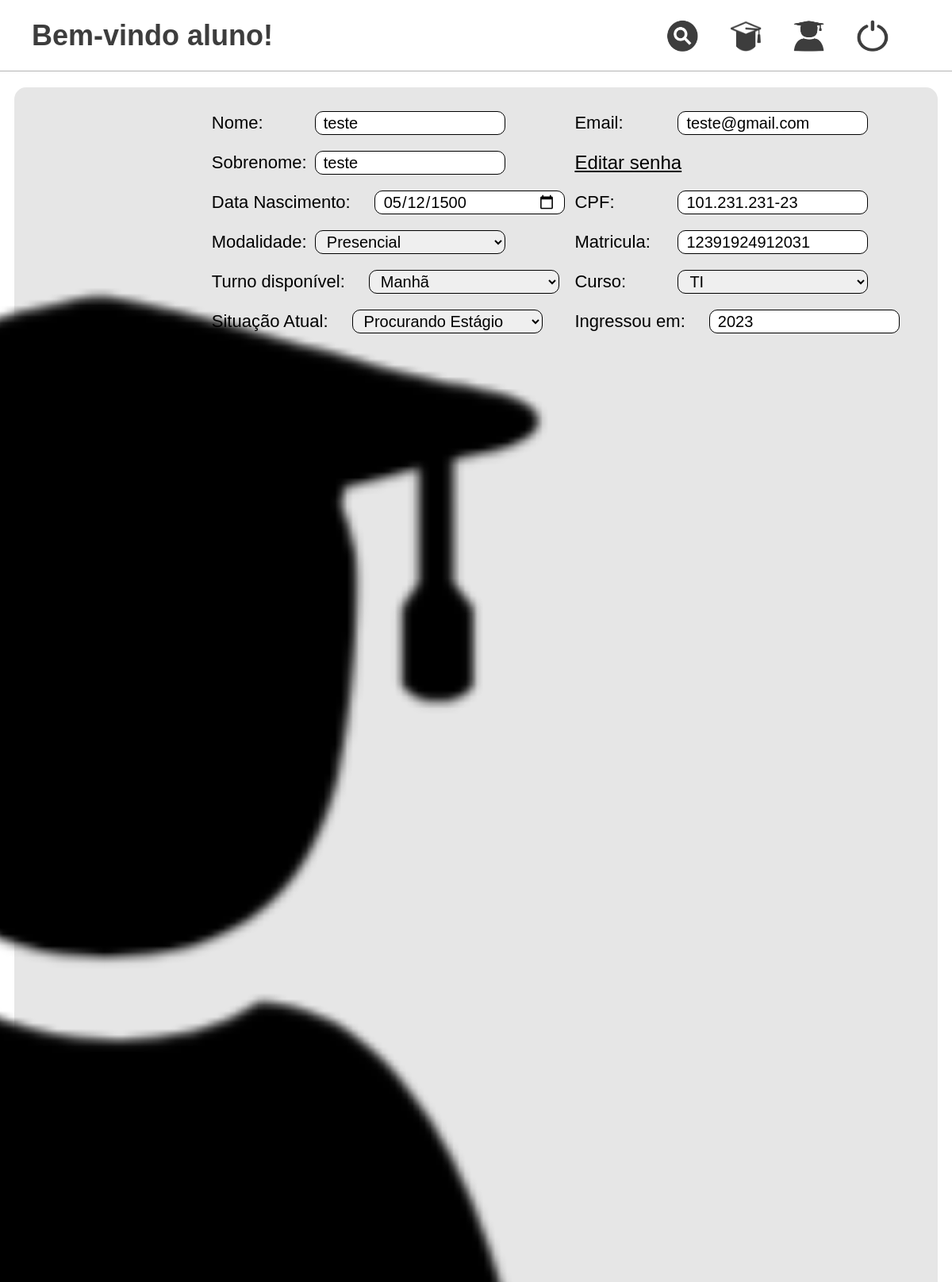
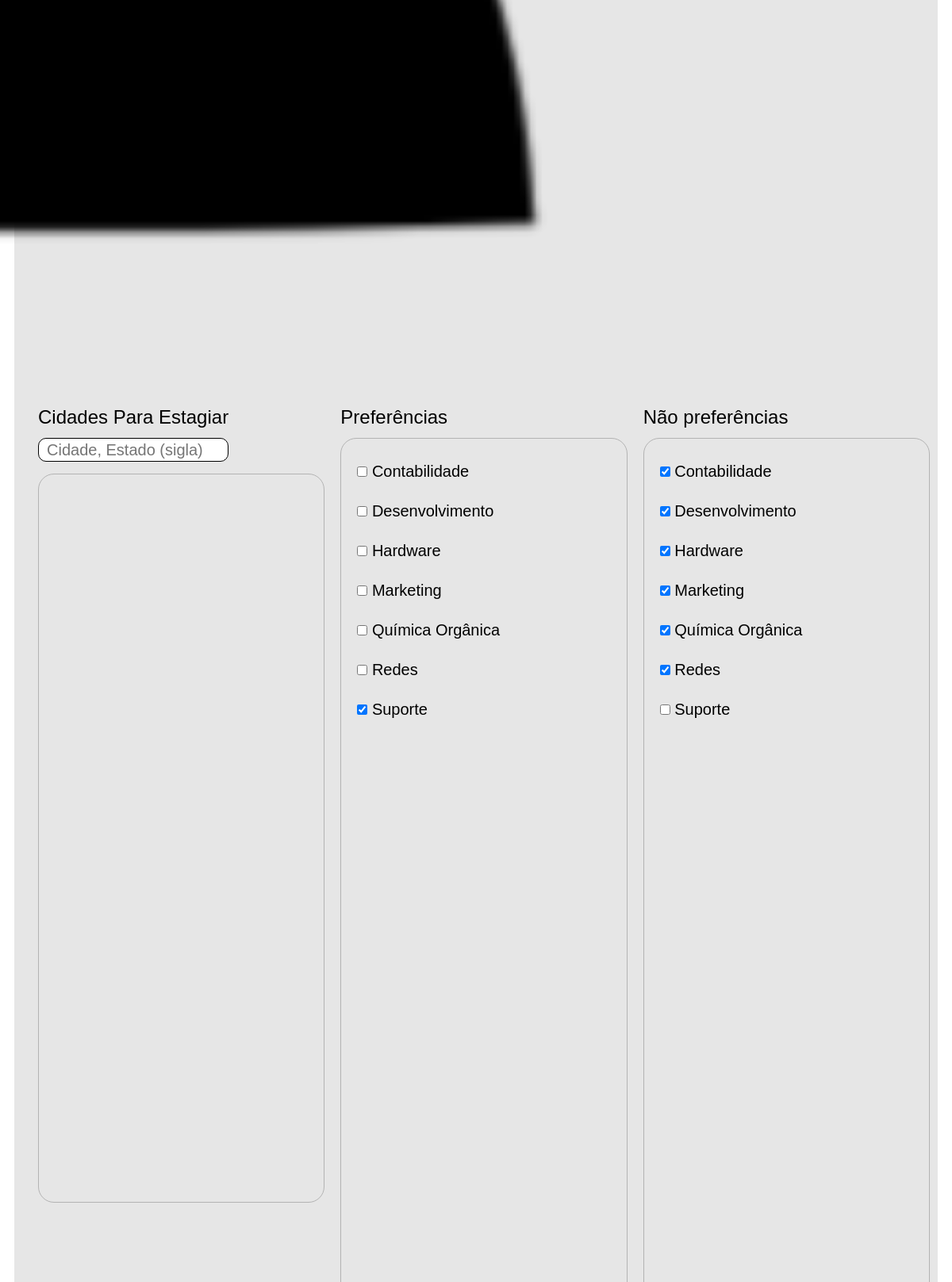
/pages/editar/editarCadastroAluno.php (signed in, upper part), run on the app's committed database (2 pictures, top to bottom).
### tables this page shows
CREATE TABLE `usuario` (
  `ID_Usuario` int(11) NOT NULL,
  `Nome` varchar(50) DEFAULT NULL,
  `Sobrenome` varchar(50) DEFAULT NULL,
  `Email` varchar(100) DEFAULT NULL,
  `Senha` varchar(255) DEFAULT NULL,
  `Tipo_Usuario` varchar(20) DEFAULT NULL,
  `Status_Cadastro` varchar(20) DEFAULT 'ativo',
  `ID_Foto` int(11) DEFAULT NULL,
  `CPF` varchar(20) DEFAULT NULL,
  `Data_Nascimento` date DEFAULT NULL
);

CREATE TABLE `aluno` (
  `ID_Aluno` int(11) NOT NULL,
  `Turno_Disponivel` varchar(15) DEFAULT NULL,
  `Status_Estagio` varchar(30) DEFAULT NULL,
  `ID_Curso` int(11) DEFAULT NULL,
  `Modalidade` varchar(15) DEFAULT NULL,
  `Ano_Ingresso` int(10) DEFAULT NULL,
  `Matricula` varchar(50) DEFAULT NULL
);

CREATE TABLE `preferencia` (
  `ID_Preferencia` int(11) NOT NULL,
  `Descricao` varchar(100) DEFAULT NULL
);

### src/bd/MySQL.php (called while the page is built, shortened)
<?php
class MySQL {
	private $connection;
	public function __construct() {
		$this->connection = new \mysqli(HOST, USUARIO, SENHA, BANCO);
		$this->connection->set_charset("utf8");
	}
	public function search(string $sql, string $types, array $params) : array {
		$stmt = $this->connection->prepare($sql);
		if(!($types == "" || empty($params))) {
			$stmt->bind_param($types, ...$params);
		}
		$stmt->execute();
		$result = $stmt->get_result();
    	return $result ? $result->fetch_all(MYSQLI_ASSOC) : [];
	}
}
?>

### src/classes/Usuario.php (called while the page is built, shortened)
<?php
class Usuario {
    protected int $idUsuario;
    protected int $idFoto;
    protected string $nome;
    protected string $sobrenome;
    protected string $senha;
    protected string $email;
    protected string $tipoUsuario;
    protected string $cpf;
    protected string $dataNascimento;
    protected string $statusCadastro = "Ativo";
    public function __construct(string $email, string $senha) {
        $this->email = $email;
        $this->senha = $senha;
    }
    public static function findUsuario(int $idUsuario) : Usuario {
        $conexao = new MySQL();
        $tipos = "i";
        $params = [$idUsuario];
        $sql = "SELECT *, DATE_FORMAT(u.Data_Nascimento, '%d/%m/%Y') AS Data_Nascimento FROM usuario u
        WHERE u.ID_Usuario = ? AND u.Status_Cadastro = 'ativo'";
        $resultados = $conexao->search($sql, $tipos, $params);
        $resultado = $resultados[0];
        $usuario = new Usuario($resultado["Email"], $resultado["Senha"]);
        $usuario->setIdUsuario($resultado["ID_Usuario"]);
        $usuario->setIdFoto($resultado["ID_Foto"]);
        $usuario->setNome($resultado["Nome"]);
        $usuario->setSobrenome($resultado["Sobrenome"]);
        $usuario->setTipoUsuario($resultado["Tipo_Usuario"]);
        $usuario->setStatusCadastro($resultado["Status_Cadastro"]);
        $usuario->setDataNascimento($resultado["Data_Nascimento"]);
        $usuario->setCPF($resultado["CPF"]);
        $usuario->setPreferencias();
        return $usuario;
    }
    public function setPreferencias() : void {
        $conexao = new MySQL();
        $tipos = "i";
        $params = [$this->idUsuario];
        $sql = "SELECT * FROM preferencia p
        JOIN usuario_preferencia up ON up.ID_Preferencia = p.ID_Preferencia WHERE up.Prefere = 'sim' AND up.ID_Usuario = ? ORDER BY p.Descricao";
        $resultados = $conexao->search($sql, $tipos, $params);
        $sql = "SELECT * FROM preferencia p
        JOIN usuario_preferencia up ON up.ID_Preferencia = p.ID_Preferencia WHERE up.Prefere = 'nao' AND up.ID_Usuario = ? ORDER BY p.Descricao";
        $resultados = $conexao->search($sql, $tipos, $params);
    }
    public function getIdUsuario() : int {
        return $this->idUsuario;
    }
    public function setIdUsuario(int $idUsuario) : void {
        $this->idUsuario = $idUsuario;
    }
    public function getIdFoto() : int {
        return $this->idFoto;
    }
    public function setIdFoto(int $idFoto) : void {
        $this->idFoto = $idFoto;
    }
    public function getEmail() : string {
        return $this->email;
    }
    public function getNome() : string {
        return $this->nome;
    }
    public function setNome(string $nome) : void {
        $this->nome = $nome;
    }
    public function getSobrenome() : string {
        return $this->sobrenome;
    }
    public function setSobrenome(string $sobrenome) : void {
        $this->sobrenome = $sobrenome;
    }
    public function getSenha() : string {
        return $this->senha;
    }
    public function getTipoUsuario() : string {
        return $this->tipoUsuario;
    }
    public function setTipoUsuario(string $tipoUsuario) : void {
        $this->tipoUsuario = $tipoUsuario;
    }
    public function getStatusCadastro() : string {
        return $this->statusCadastro;
    }
    public function setStatusCadastro(string $statusCadastro) : void {
        $this->statusCadastro = $statusCadastro;
    }
    public function getDataNascimento() : string {
        return $this->dataNascimento;
    }
    public function setDataNascimento(string $dataNascimento) : void {
        $this->dataNascimento = $dataNascimento;
    }
    public function getCPF() : string {
        return $this->cpf;
    }
    public function setCPF(string $cpf) : void {
        $this->cpf = $cpf;
    }
}
?>

### src/classes/Aluno.php (called while the page is built, shortened)
<?php
class Aluno extends Usuario {
    public static function findAluno($idAluno) : Aluno {
        $usuario = parent::findUsuario($idAluno);
        $connection = new MySQL();
        $tipos = "i";
        $params = [$idAluno];
        $sql = "SELECT a.*, c.Nome AS Nome_Curso FROM aluno a JOIN curso c ON c.ID_Curso = a.ID_Curso WHERE a.ID_Aluno = ?";
        $resultados = $connection->search($sql, $tipos, $params);
        $resultado = $resultados[0];
        $aluno = new Aluno($usuario->getEmail(), $usuario->getSenha());
        $aluno->setIdUsuario( $usuario->getIdUsuario() );
        $aluno->setNome( $usuario->getNome() );
        $aluno->setSobrenome( $usuario->getSobrenome() );
        $aluno->setTipoUsuario( $usuario->getTipoUsuario() );
        $aluno->setIdFoto( $usuario->getIdFoto() );
        $aluno->setStatusCadastro( $usuario->getStatusCadastro() );
        $aluno->setDataNascimento( $usuario->getDataNascimento() );
        $aluno->setCPF( $usuario->getCPF() );
        $aluno->setPreferencias();
        $aluno->setTurnoDisponivel($resultado["Turno_Disponivel"]);
        $aluno->setStatusEstagio($resultado["Status_Estagio"]);
        $aluno->setModalidade($resultado["Modalidade"]);
        $aluno->setAnoIngresso($resultado["Ano_Ingresso"]);
        $aluno->setMatricula($resultado["Matricula"]);
        $aluno->setIdCurso($resultado["ID_Curso"]);
        $aluno->setCidadesEstagiar();
        return $aluno;
    }
    public function setCidadesEstagiar() : void {
        $conexao = new MySQL();
        $tipos = "i";
        $params = [$this->idUsuario];
        $sql = "SELECT * FROM cidade c JOIN usuario_cidade uc ON uc.ID_Cidade = c.ID_Cidade WHERE uc.ID_Usuario = ? ORDER BY c.UF, c.Nome";
        $resultados = $conexao->search($sql, $tipos, $params);
    }
}
?>

### src/classes/Curso.php (called while the page is built, shortened)
<?php
class Curso {
    private int $idCurso;
    private string $nome;
    public function __construct(string $nome) {
        $this->nome = $nome;
    }
    public static function findAllCursos() : array {
        $connection = new MySQL();
        $cursos = [];
        $tipos = "";
        $params = [];
        $sql = "SELECT * FROM curso c ORDER BY c.Nome";
        $resultados = $connection->search($sql, $tipos, $params);
        foreach($resultados as $resultado) {
            $curso = new Curso($resultado["Nome"]);
            $curso->setIdCurso($resultado["ID_Curso"]);
            $cursos[] = $curso;
        }
        return $cursos;
    }
    public function getIdCurso() : int {
        return $this->idCurso;
    }
    public function setIdCurso($idCurso) : void {
        $this->idCurso = $idCurso;
    }
    public function getNome() : string {
        return $this->nome;
    }
}
?>

### src/classes/Preferencia.php (called while the page is built, shortened)
<?php
class Preferencia {
    private int $idPreferencia;
    private string $descricao;
    public function __construct(string $descricao) {
        $this->descricao = $descricao;
    }
    public static function findAllPreferencias() : array {
        $connection = new MySQL();
        $preferencias = [];
        $tipos = "";
        $params = [];
        $sql = "SELECT * FROM preferencia p ORDER BY p.Descricao";
        $resultados = $connection->search($sql, $tipos, $params);
        foreach($resultados as $resultado) {
            $preferencia = new Preferencia($resultado["Descricao"]);
            $preferencia->setIdPreferencia($resultado["ID_Preferencia"]);
            $preferencias[] = $preferencia;
        }
        return $preferencias;
    }
    public function getIdPreferencia() : int {
        return $this->idPreferencia;
    }
    public function setIdPreferencia($idPreferencia) : void {
        $this->idPreferencia = $idPreferencia;
    }
    public function getDescricao() : string {
        return $this->descricao;
    }
}
?>

### pages/editar/editarCadastroAluno.php (the view, shortened to what this page needs)
<?php
$aluno = Aluno::findAluno($_SESSION["idUsuario"]);
$preferencias = Preferencia::findAllPreferencias();
$cursos = Curso::findAllCursos();
?>
<!DOCTYPE html>
<html lang="pt-BR">
<head>
    <link rel="stylesheet" href="./../../src/styles/reset.css">
    <link rel= "stylesheet" href="./../../src/styles/styleEditar.css">
</head>
<body>
    <div class="container">
        <?php
        require_once __DIR__ . "/../../menu.php";
        ?>
        <main>
            <form action="./editarCadastroAluno.php" method="post">
                <section class="dados">
                    <section class="imagem">
                        <figure>
                            <img src="./../../icones/iconAluno.png" alt="Icone Aluno">
                        </figure>
                    </section>
                    <section class="dados-input">
                        <section>
                            <label for="nome">Nome:</label>
                            <input type="text" name="nome"  value="<?php echo $aluno->getNome(); ?>" required>
                        </section>
                        <section>
                            <label for="sobrenome">Sobrenome:</label>
                            <input type="text" name="sobrenome"  value="<?php echo $aluno->getSobrenome(); ?>" required>
                        </section>
                        <section class="more-space">
                            <label for="dataNascimento">Data Nascimento:</label>
                            <input type="date" name="dataNascimento"  value="<?php echo date("Y-m-d", strtotime(str_replace("/", "-", $aluno->getDataNAscimento())));; ?>" max="<?php echo date('Y-m-d'); ?>" required>
                        </section>
                        <section>
                            <label for="modalidade">Modalidade:</label>
                            <?php
                            $opcoes = ["presencial" => "", "remoto" => "", "hibrido" => ""];
                            $opcoes[$aluno->getModalidade()] = "selected";
                            ?>
                            <select id="modalidade" name="modalidade">
                                <option value="presencial" <?php echo $opcoes["presencial"]; ?>>Presencial</option>
                            </select>
                        </section>
                        <section class="more-space">
                            <label for="turno">Turno disponível:</label>
                        </section>
                        <section class="more-space">
                            <label for="situacao">Situação Atual:</label>
                        </section>
                    </section>
                    <section class="dados-input">
                        <section>
                            <label for="email">Email:</label>
                            <input type="email" name="email" value="<?php echo $aluno->getEmail(); ?>" required>
                        </section>
                        <section id="divEditSenha">
                            <a href="editarSenhaAluno.php" id='editSenha'>Editar senha </a>
                        </section>
                        <section>
                            <label for="cpf">CPF:</label>
                            <input type="texto" name="cpf" pattern="^(?=(?:.*\d){11}$)(?:\d{11}|\d{3}\.\d{3}\.\d{3}-\d{2})$" id="cpf" placeholder="___.___.___-__" value="<?php echo $aluno->getCPF(); ?>" required>
                        </section>
                        <section>
                            <label for="matricula">Matricula:</label>
                            <input type="string" name="matricula"  value="<?php echo $aluno->getMatricula(); ?>" required>
                        </section>
                        <section>
                            <label for="curso">Curso:</label>
                            <select id="curso" name="curso">
                                <?php
                                $cursoSelecionado = $aluno->getIdCurso();
                                foreach($cursos as $curso) {
                                    $selected = $curso->getIdCurso() == $cursoSelecionado ? 'selected' : '';
                                    echo "<option value={$curso->getIdCurso()} {$selected}>{$curso->getNome()}</option>";
                                }
                                ?>
                            </select>
                        </section>
                        <section class="more-space">
                            <label for="ano">Ingressou em:</label>
                            <input type="number" name="ano" max='2025' value="<?php echo $aluno->getAnoIngresso(); ?>" required>
                        </section>
                    </section>
                </section>
                <section class="preferencias">
                    <section class="cidades">
                        <p>Cidades Para Estagiar</p>
                        <input type="text" name="cidadeEstagiar" id="cidadeEstagiar" placeholder="Cidade, Estado (sigla)">
                        <div class='sugestoes'></div>
                    </section>
                    <section>
                        <p>Preferências</p>
                        <div>
                            <?php
                            foreach($preferencias as $preferencia) {
                                $selected = array_key_exists($preferencia->getIdPreferencia(), $aluno->getPreferencias()) ? "checked" : "";
                                echo "<label><input type='checkbox' name='preferencias[]' value={$preferencia->getIdPreferencia()} {$selected}> {$preferencia->getDescricao()}</label>";
                            }
                            ?>
                        </div>
                    </section>
                    <section>
                        <p>Não preferências</p>
                        <div>
                            <?php
                            foreach($preferencias as $preferencia) {
                                $selected = array_key_exists($preferencia->getIdPreferencia(), $aluno->getNaoPreferencias()) ? "checked" : "";
                                echo "<label><input type='checkbox' name='naoPreferencias[]' value={$preferencia->getIdPreferencia()} {$selected}> {$preferencia->getDescricao()}</label>";
                            }
                            ?>
                        </div>
                    </section>
                </section>
            </form>
        </main>
    </div>
</body>
</html>

### data on the page
usuario: nome "teste", sobrenome "teste", email "teste@gmail.com", cpf "101.231.231-23"
aluno: matricula "12391924912031", ano "2023"
preferencia: Descricao "Contabilidade"
preferencia: Descricao "Desenvolvimento"
preferencia: Descricao "Hardware"
preferencia: Descricao "Marketing"
preferencia: Descricao "Química Orgânica"
preferencia: Descricao "Redes"
preferencia: Descricao "Suporte"

### other printed values
$_SESSION['tipoUsuario'] "aluno"
form field curso "TI"
